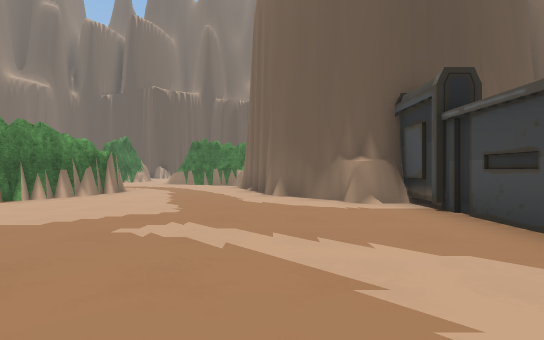
view 1 (above)

20 first-person views from a walk through a scene from a Unity 3-D project. The camera is 1.2 m above the floor, looks level and sees 85° across. The floor is counted in squares, 2 m on a side. Each view is taken from the middle of a square. On the plan, view 1 faces up. The plan holds only what a view shows up to about 9 squares ahead; the rest is blank. The place goes on beyond the plan. The player is left out. Some surface patterns are stand-ins.

view 2
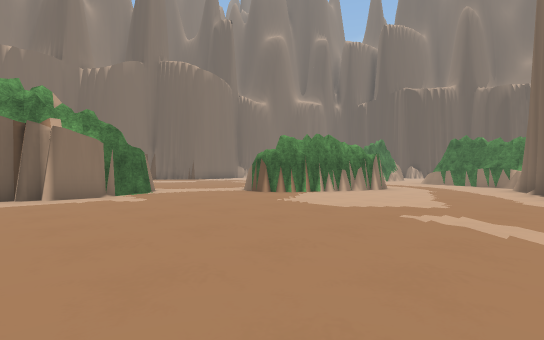

view 3
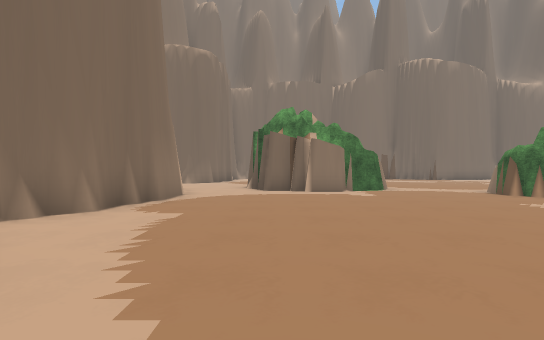

view 4
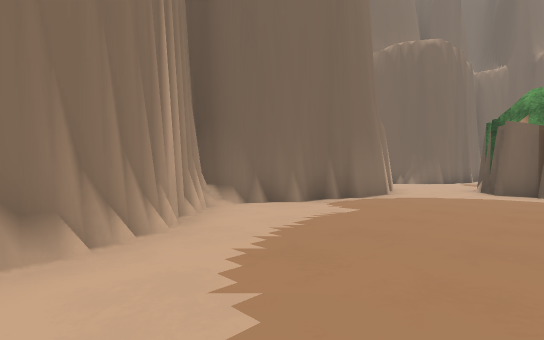

view 5
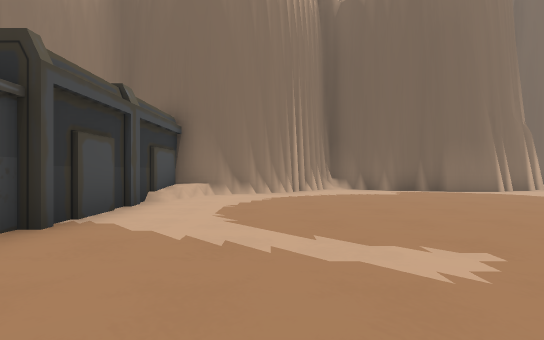

view 6
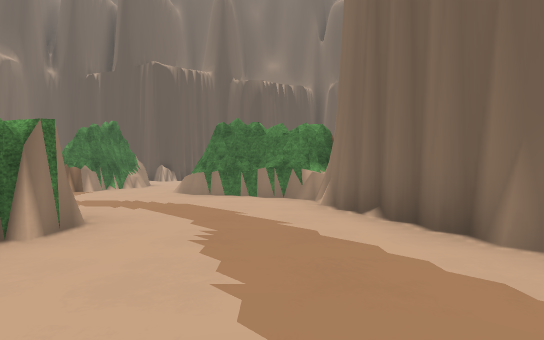

view 7
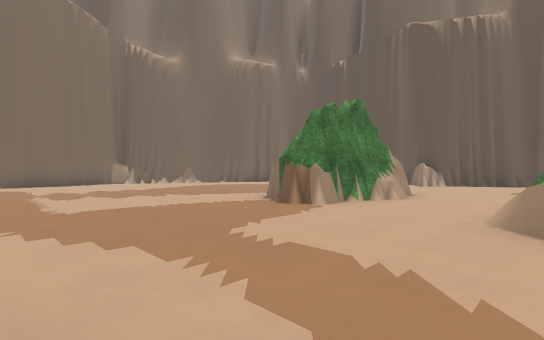

view 8
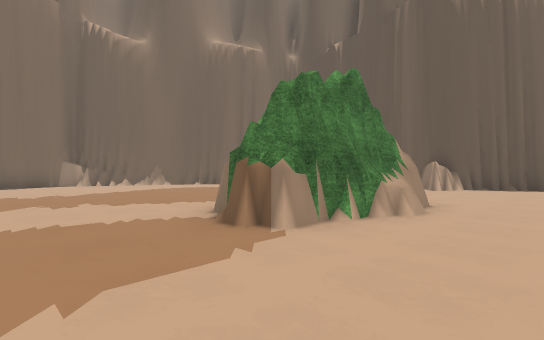

view 9
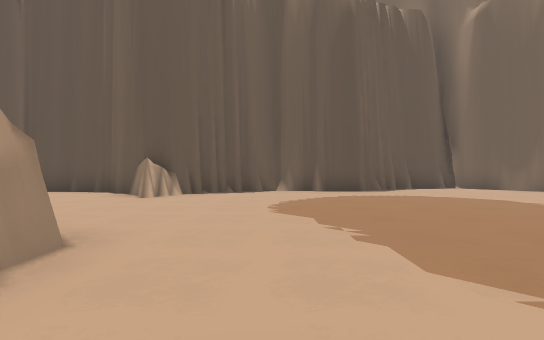

view 10
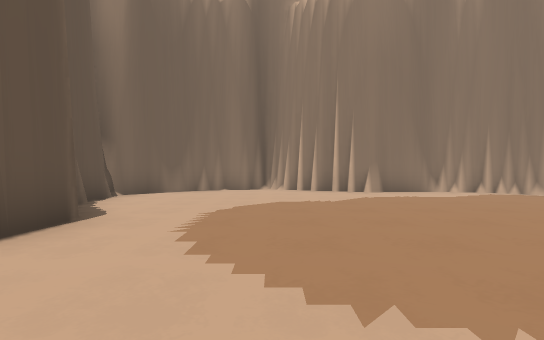

view 11
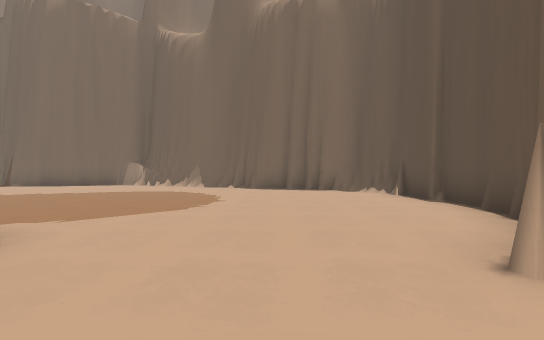

view 12
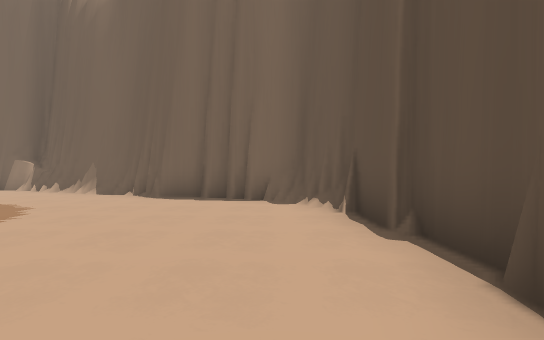

view 13
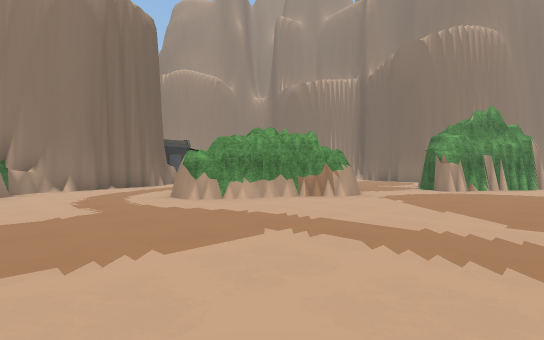

view 14
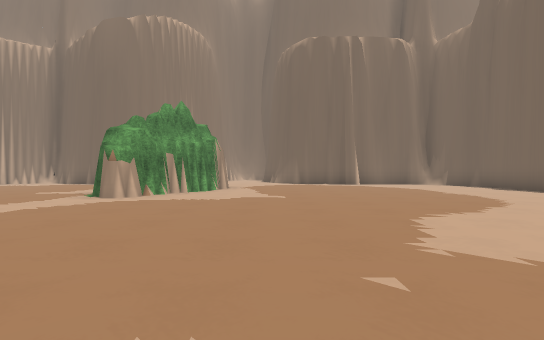

view 15
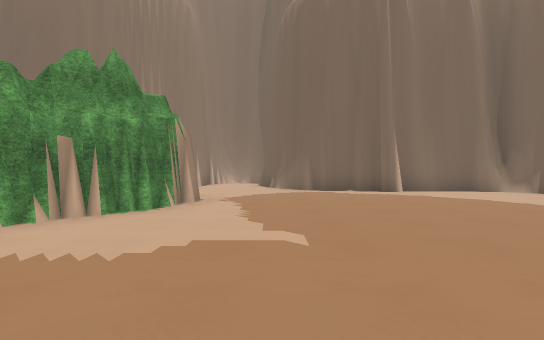

view 16
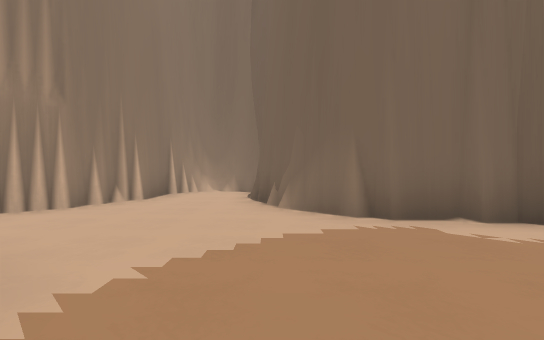

view 17
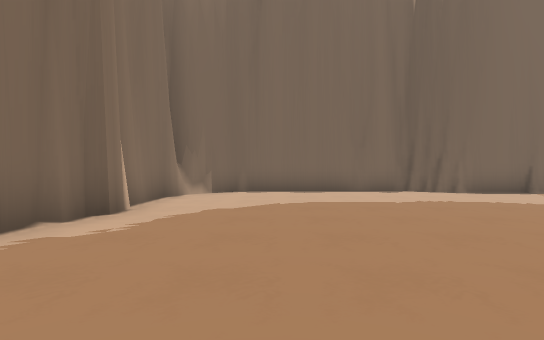

view 18
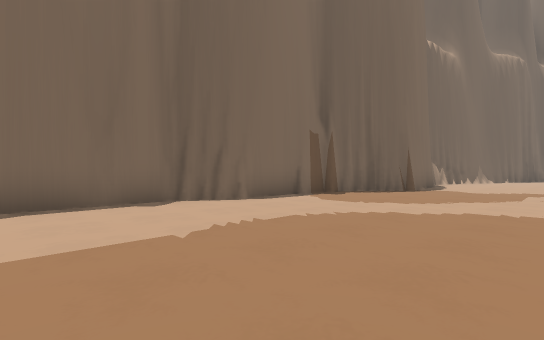

view 19
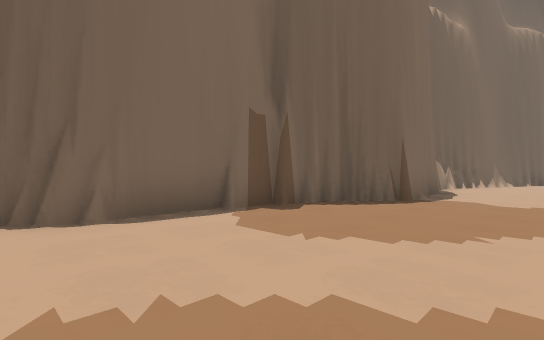

view 20
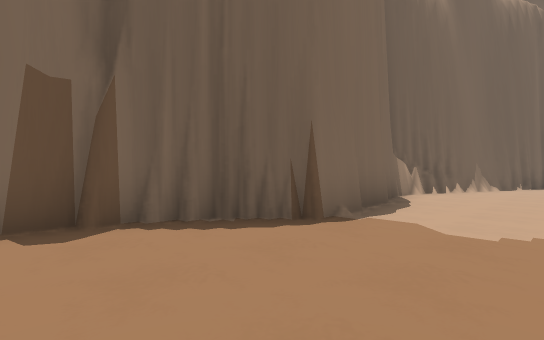

### Floor plan
Key: @ floor where view 1 was taken; # wall or solid block; . floor; ^ raised ledge; O other object.
Columns run from 20 left of view 1 to 3 right of it. Each row starts with its distance up from view 1.
 24                   #####
 23        #####  #####...##
 22      ###...####........#
 21     ##......#..........#
 20     #...................
 19     #..................#
 18    ##..................#
 17    #...................#
 16    #........ #.........#
 15   ##.......  #...  ...##
 14   #........^##..    ..#
 13   #.............##   ##
 12   #..............###
 11   #................#
 10   #................##
  9   #.................#
  8  ##...........##....#
  7  #............##....##
  6  #...........###.....###
  5  #...........##........#
  4 ##.....................O
  3 #......................O
  2 #..........##..........#
  1 #..........##..........#
  0 #.........###.......@..#
 -1 #.........###.........##
 -2 #.....................#
 -3 ##..................###
 -4  #######....######.##
 -5        ##...#    ###
 -6         #..##
 -7         #..#
 -8         #..#
 -9         ####

Positions as (right, up) in squares from view 1, and headings:
1: (0, 0), facing up
2: (0, -1), facing up-left
3: (1, -1), facing left
4: (1, 0), facing down-left
5: (0, 5), facing down
6: (-2, 5), facing up
7: (-4, 9), facing up-left
8: (-5, 11), facing up-left
9: (-5, 14), facing up
10: (-6, 20), facing right
11: (-6, 19), facing left
12: (-9, 21), facing left
13: (-11, 12), facing down-right
14: (-12, 9), facing down
15: (-12, 5), facing down
16: (-12, 0), facing down
17: (-11, -1), facing left
18: (-14, 0), facing up-left
19: (-15, 3), facing up-left
20: (-15, 6), facing up-left
